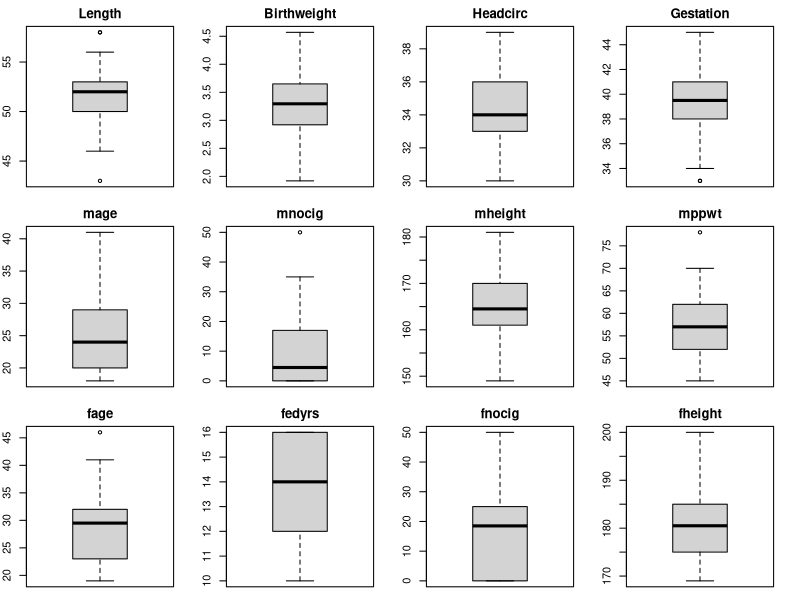
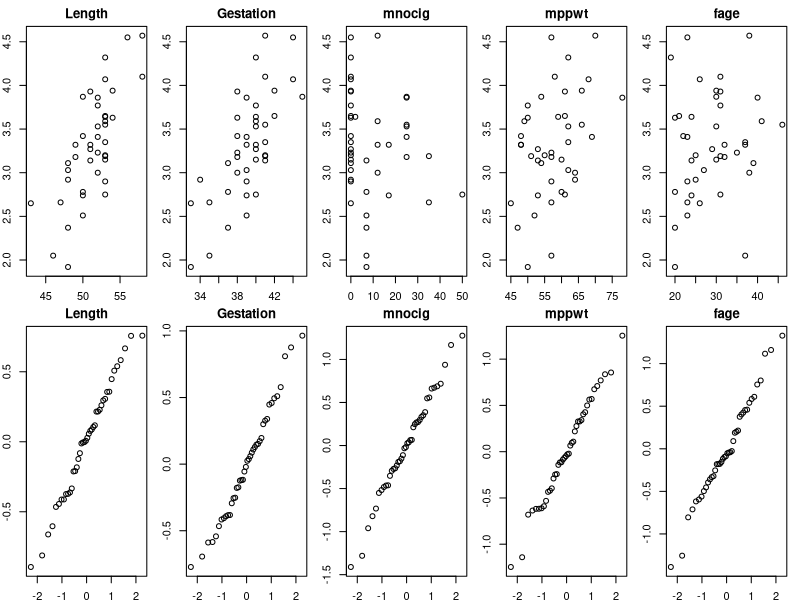

Generate these figures, in order, with R:
## ---- chunk 1
birthweight <- read.csv("data/Birthweight.csv")
str(birthweight)
head(birthweight)
## ---- chunk 2
birthweight1 <- birthweight
birthweight1$ID <- NULL; birthweight1$smoker <- NULL
birthweight1$lowbwt <- NULL; birthweight1$mage35 <- NULL
## ---- chunk 3
par(mfrow=c(3, 4), mar=c(1,2,2,2))
for (i in 1:12) {
  boxplot(birthweight1[,i], main=names(birthweight1)[i])
}
## ---- chunk 4
predictors = c("Length", "Gestation", "mnocig", "mppwt", "fage")
par(mfrow=c(2, 5), mar=c(1.8,2,2,1))
for (i in 1:5) {
  plot(birthweight1[,predictors[i]], birthweight1$Birthweight,
       main=predictors[i], xlab=predictors[i], ylab="Birthweight")
}
for (i in 1:5) {
  predlm <- lm(birthweight1$Birthweight ~ birthweight1[,predictors[i]])
  qqnorm(resid(predlm), main=predictors[i])
}
